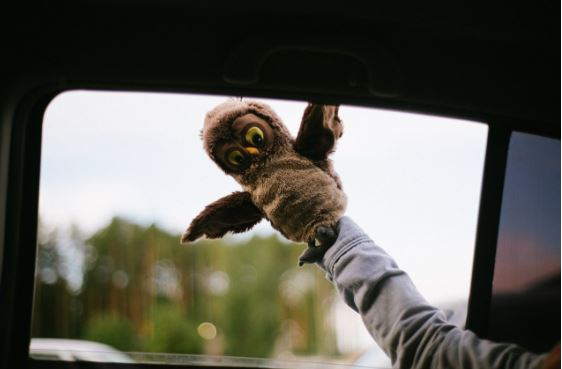
#> input picture 22_lesson/img7.jpg, 562 x 369 px
$ python 22_7.py
#> lines starting #> are read from the running program, lines starting #| are printed output that depends on the picture
from PIL import Image, ImageFilter

im = Image.open('img7.jpg')
#> im is the input picture: PIL image 562x369 RGB; mean R, G, B 97.9, 96.6, 88.2
im_r = im.rotate(270)
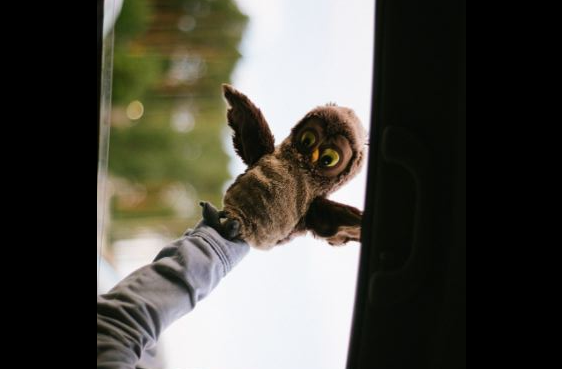
#> im_r: PIL image 562x369 RGB; mean R, G, B 76.2, 74.6, 66.8
im_r_b = im_r.filter(ImageFilter.GaussianBlur(radius=int(input())))
#> the answer given: 3
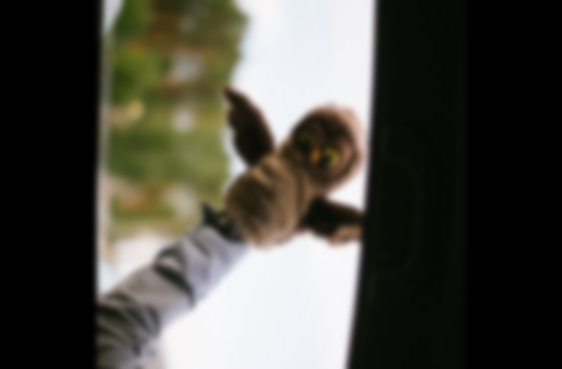
#> im_r_b: PIL image 562x369 RGB; mean R, G, B 76.2, 74.6, 66.8
im_r_b.save('res7.jpg')

$ run again, with 22_lesson/im1.jpg copied over 22_lesson/img7.jpg
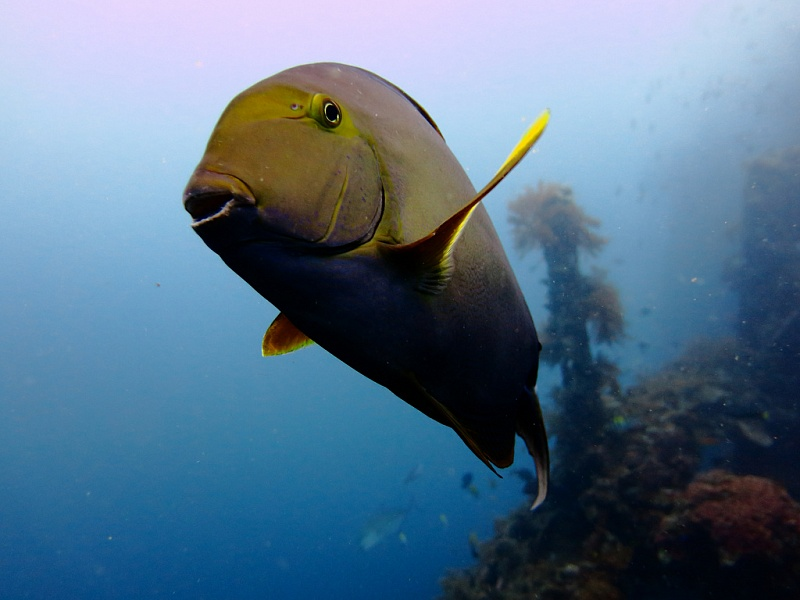
#> input picture 22_lesson/im1.jpg, 800 x 600 px
#> im is the input picture: PIL image 800x600 RGB; mean R, G, B 87.9, 115.5, 138.7
#> `im_r = im.rotate(270)`:
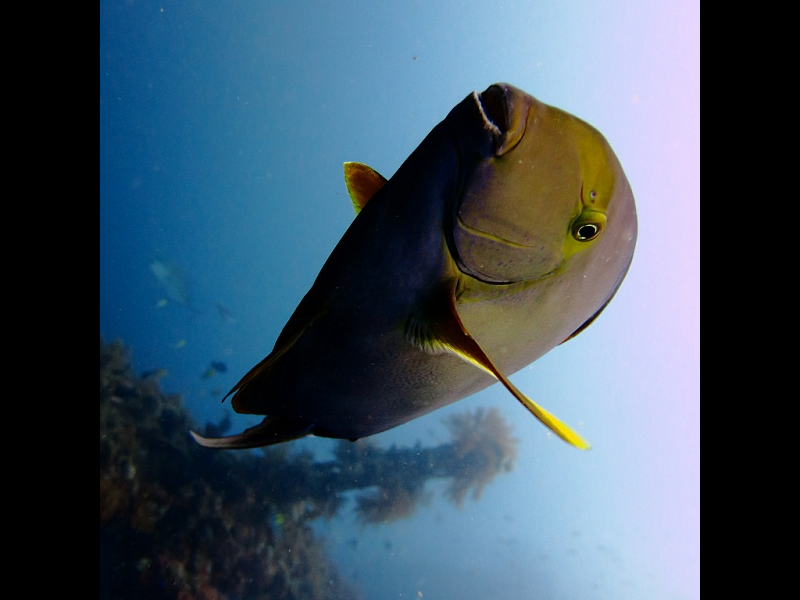
#> im_r: PIL image 800x600 RGB; mean R, G, B 64.7, 84.6, 100.4
#> `im_r_b = im_r.filter(ImageFilter.GaussianBlur(radius=int(input())))`:
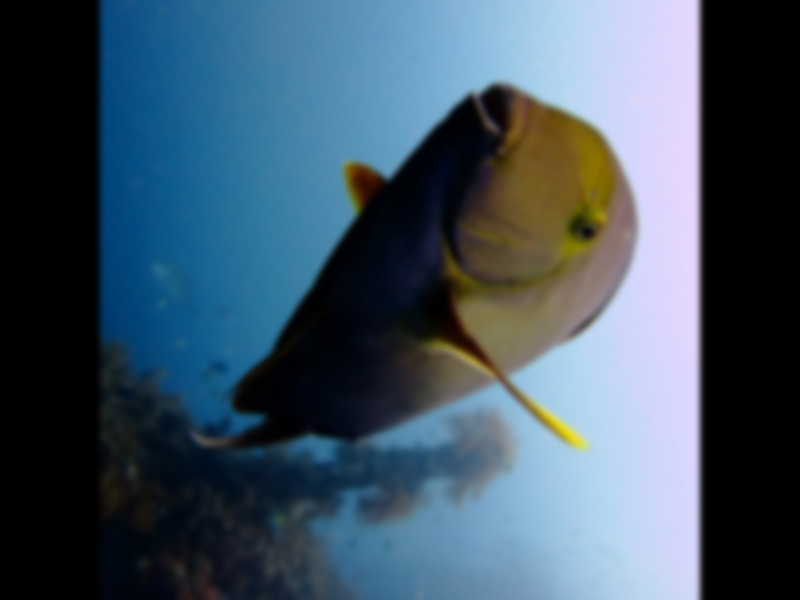
#> im_r_b: PIL image 800x600 RGB; mean R, G, B 64.7, 84.6, 100.4
